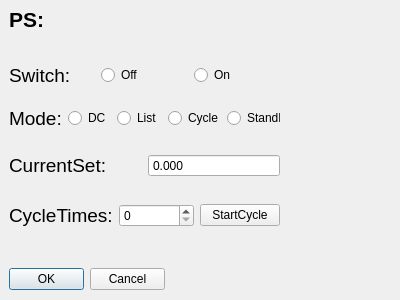
<?xml version="1.0" encoding="UTF-8"?>
<ui version="4.0">
 <class>PSDialog</class>
 <widget class="QDialog" name="PSDialog">
  <property name="geometry">
   <rect>
    <x>0</x>
    <y>0</y>
    <width>400</width>
    <height>300</height>
   </rect>
  </property>
  <property name="windowTitle">
   <string>Dialog</string>
  </property>
  <widget class="QDialogButtonBox" name="buttonBox">
   <property name="geometry">
    <rect>
     <x>9</x>
     <y>268</y>
     <width>156</width>
     <height>23</height>
    </rect>
   </property>
   <property name="orientation">
    <enum>Qt::Horizontal</enum>
   </property>
   <property name="standardButtons">
    <set>QDialogButtonBox::Cancel|QDialogButtonBox::Ok</set>
   </property>
  </widget>
  <widget class="QLabel" name="label">
   <property name="geometry">
    <rect>
     <x>9</x>
     <y>9</y>
     <width>221</width>
     <height>21</height>
    </rect>
   </property>
   <property name="font">
    <font>
     <pointsize>16</pointsize>
     <weight>75</weight>
     <bold>true</bold>
    </font>
   </property>
   <property name="text">
    <string>PS:</string>
   </property>
  </widget>
  <widget class="QWidget" name="horizontalLayoutWidget_2">
   <property name="geometry">
    <rect>
     <x>9</x>
     <y>200</y>
     <width>271</width>
     <height>31</height>
    </rect>
   </property>
   <layout class="QHBoxLayout" name="horizontalLayout_4">
    <item>
     <widget class="QLabel" name="label_5">
      <property name="font">
       <font>
        <pointsize>14</pointsize>
        <weight>50</weight>
        <bold>false</bold>
       </font>
      </property>
      <property name="text">
       <string>CycleTimes:</string>
      </property>
     </widget>
    </item>
    <item>
     <widget class="QSpinBox" name="spinBox"/>
    </item>
    <item>
     <widget class="QPushButton" name="pushButton">
      <property name="text">
       <string>StartCycle</string>
      </property>
     </widget>
    </item>
   </layout>
  </widget>
  <widget class="QWidget" name="horizontalLayoutWidget">
   <property name="geometry">
    <rect>
     <x>9</x>
     <y>150</y>
     <width>271</width>
     <height>31</height>
    </rect>
   </property>
   <layout class="QHBoxLayout" name="horizontalLayout_3">
    <item>
     <widget class="QLabel" name="label_4">
      <property name="font">
       <font>
        <pointsize>14</pointsize>
       </font>
      </property>
      <property name="text">
       <string>CurrentSet:</string>
      </property>
     </widget>
    </item>
    <item>
     <widget class="QDoubleSpinBox" name="doubleSpinBox">
      <property name="frame">
       <bool>true</bool>
      </property>
      <property name="buttonSymbols">
       <enum>QAbstractSpinBox::NoButtons</enum>
      </property>
      <property name="keyboardTracking">
       <bool>true</bool>
      </property>
      <property name="suffix">
       <string/>
      </property>
      <property name="decimals">
       <number>3</number>
      </property>
      <property name="maximum">
       <double>9999.989999999999782</double>
      </property>
     </widget>
    </item>
   </layout>
  </widget>
  <widget class="QWidget" name="">
   <property name="geometry">
    <rect>
     <x>9</x>
     <y>60</y>
     <width>271</width>
     <height>31</height>
    </rect>
   </property>
   <layout class="QHBoxLayout" name="horizontalLayout">
    <item>
     <widget class="QLabel" name="label_2">
      <property name="font">
       <font>
        <pointsize>14</pointsize>
        <weight>50</weight>
        <bold>false</bold>
       </font>
      </property>
      <property name="text">
       <string>Switch:</string>
      </property>
     </widget>
    </item>
    <item>
     <widget class="QRadioButton" name="radioButton_6">
      <property name="text">
       <string>Off</string>
      </property>
     </widget>
    </item>
    <item>
     <widget class="QRadioButton" name="radioButton_5">
      <property name="text">
       <string>On</string>
      </property>
     </widget>
    </item>
   </layout>
  </widget>
  <widget class="QWidget" name="">
   <property name="geometry">
    <rect>
     <x>9</x>
     <y>103</y>
     <width>271</width>
     <height>31</height>
    </rect>
   </property>
   <layout class="QHBoxLayout" name="horizontalLayout_2">
    <item>
     <widget class="QLabel" name="label_3">
      <property name="font">
       <font>
        <pointsize>14</pointsize>
        <weight>50</weight>
        <bold>false</bold>
       </font>
      </property>
      <property name="text">
       <string>Mode:</string>
      </property>
     </widget>
    </item>
    <item>
     <widget class="QRadioButton" name="radioButton_2">
      <property name="text">
       <string>DC</string>
      </property>
     </widget>
    </item>
    <item>
     <widget class="QRadioButton" name="radioButton_3">
      <property name="text">
       <string>List</string>
      </property>
     </widget>
    </item>
    <item>
     <widget class="QRadioButton" name="radioButton">
      <property name="text">
       <string>Cycle</string>
      </property>
     </widget>
    </item>
    <item>
     <widget class="QRadioButton" name="radioButton_4">
      <property name="text">
       <string>StandBy</string>
      </property>
     </widget>
    </item>
   </layout>
  </widget>
 </widget>
 <resources/>
 <connections>
  <connection>
   <sender>buttonBox</sender>
   <signal>accepted()</signal>
   <receiver>PSDialog</receiver>
   <slot>accept()</slot>
   <hints>
    <hint type="sourcelabel">
     <x>248</x>
     <y>254</y>
    </hint>
    <hint type="destinationlabel">
     <x>157</x>
     <y>274</y>
    </hint>
   </hints>
  </connection>
  <connection>
   <sender>buttonBox</sender>
   <signal>rejected()</signal>
   <receiver>PSDialog</receiver>
   <slot>reject()</slot>
   <hints>
    <hint type="sourcelabel">
     <x>316</x>
     <y>260</y>
    </hint>
    <hint type="destinationlabel">
     <x>286</x>
     <y>274</y>
    </hint>
   </hints>
  </connection>
 </connections>
</ui>
